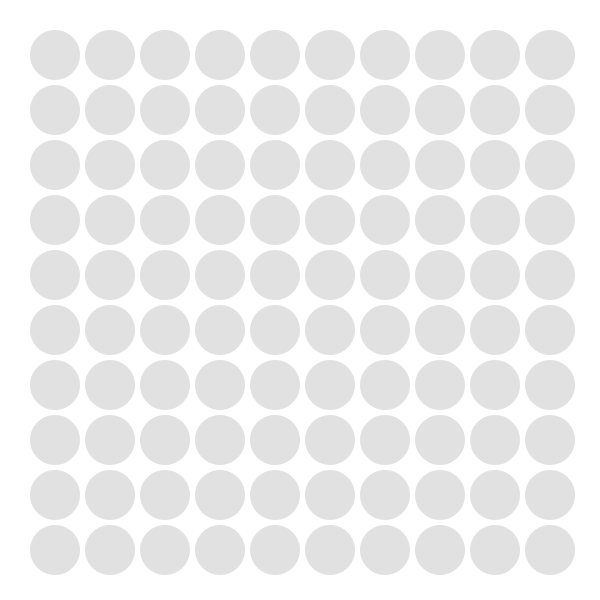
Frame 1 (no input)
Frame 60 (the mouse pressed at the canvas centre just before this capture): identical to frame 1, image omitted
Frame 120 (the mouse held since frame 60 and released just before this capture): identical to frame 1, image omitted

The Processing sketch that drew this single still picture (run headless with seeded random() and noise(); from frame 60 on, the mouse is pressed at the canvas centre):

// Processing sketch: processing_77602
// ── processing_77602.pde

//Lillie Ferris
//liferris
//October 2012

float x, y, wd, ht, diam, gamestate, fill; 
//int value = 225;

void setup (){
  size (600, 600); 
  background(255);
  smooth();
  diam = 50;
  wd = width;
  ht = height;
  noStroke();
  fill(20);

}

void draw (){
  background(255);
  x = diam+5;
  
  while(x < width){
    
    y = diam+5;
  
    while (y < height){
      if (dist(x, y, mouseX, mouseY) < diam*.5){
        fill(255);
      }else { 
        fill(225);
      }
    
     ellipse(x,y, diam, diam);
     
     y += diam+5;
    }
    x+=diam+5;
  }
} //ending draw
  
  //  ellipse(x, 100, diam, diam);
//  ellipse(x, 160, diam, diam);
//  ellipse(x, 220, diam, diam);
//  ellipse(x, 280, diam, diam);
//  ellipse(x, 340, diam, diam);
//  ellipse(x, 400, diam, diam);
//  ellipse(x, 460, diam, diam);
//  ellipse(x, 520, diam, diam);
// 
//  void dissapear (){
//    if (mousePressed){
//      fill = 255;
//    }else{
//      fill(225);
//    }
    
  
//void mouseMoved() {
//  value = value + 5;
//  if (value > 255) {
//    value = 0;
//  }
//}
  
// void mouseMoved(){
// frameRate (10);
// if (value <= 225){
//   value = 255;
// }}

//void whiteOut(){
////for(float 500); 
//
//  if(mousePressed && dist(x, y, mouseX, mouseY) < .5*diam ){
//    fill(255);
//    
// }else{
//  fill (225); } 
//  

  /*
  while(y < 500){
  noStroke(); 
  y = y + 60;
  ellipse(x, y, diam, diam);
  float y = 10;
  ellipse(x, y, diam, diam);
*/
 // }
